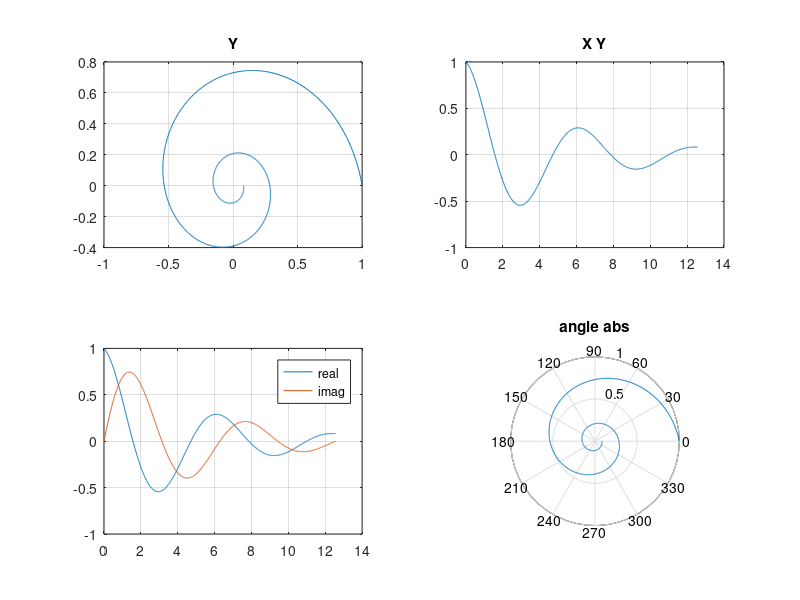

Recreate this plot in MATLAB.
% complex
x=0:0.01:4*pi;
y=exp(-0.2*x).*(cos(x)+1i*sin(x));
subplot(2,2,1);
plot(y);
title('Y');
grid on;
subplot(2,2,2);
plot(x,y);
title('X Y');
grid on;
subplot(2,2,3);
plot(x,real(y),x,imag(y));
legend('real','imag');
grid on;
subplot(2,2,4);
polar(angle(y),abs(y));
title('angle abs');
grid on;